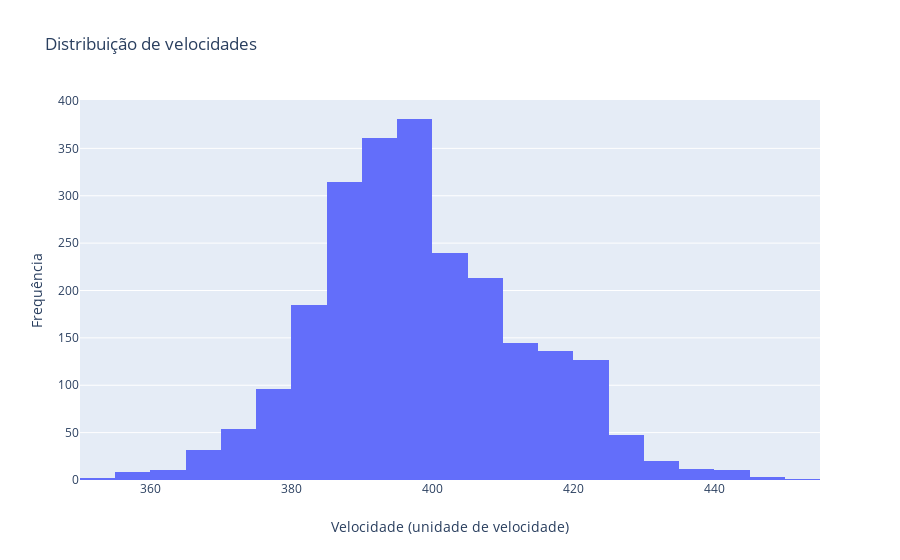

Notebook cell for this chart:
### Code cell
# criando o gráfico da frequência da velocidade dos dados
trace = go.Histogram(x = df['speed'], xbins=dict(start=350, end=460, size=5))
data = [trace]
layout = go.Layout(title='Distribuição de velocidades', 
                   yaxis={'title':'Frequência'}, 
                   xaxis={'title': 'Velocidade (unidade de velocidade)'})
fig = go.Figure(data=data, layout=layout)
py.iplot(fig)

### Figure 1 — Plotly figure (JSON) as saved in the notebook; plotly's stock layout.template omitted (floating-point values rounded to 4 significant figures; data arrays with more than 128 entries replaced by an {"elided": "..."} marker saying what was removed)
{"data": [{"type": "histogram", "x": {"elided": "2400 float values"}, "xbins": {"end": 460, "size": 5, "start": 350}}], "layout": {"title": {"text": "Distribuição de velocidades"}, "xaxis": {"title": {"text": "Velocidade (unidade de velocidade)"}}, "yaxis": {"title": {"text": "Frequência"}}}}
